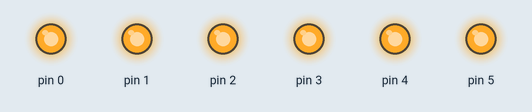
Bench run of a sketch on a simulated Arduino Uno, built with avr-gcc and run on an emulated ATmega328P. On the bench: output pins drawn as LEDs (lit = HIGH).

Above: at 0.5 s.
At 3.5 s:
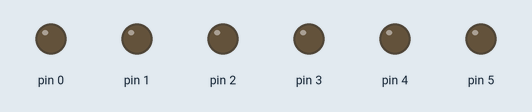
Timing chart, 0 to 4.6 s (numbered marks = the images above):
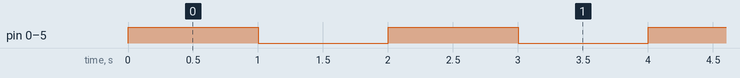

Measured:
- by itself, pin 0–5: alternates HIGH for 1.0 s and LOW for 1.0 s

The sketch:

Blink_todas_portas.ino
```cpp
void setup() {
  // put your setup code here, to run once:
  pinMode(0, OUTPUT);
  pinMode(1, OUTPUT);
  pinMode(2, OUTPUT);
  pinMode(3, OUTPUT);
  pinMode(4, OUTPUT);
  pinMode(5, OUTPUT);
}

void loop() {
  // put your main code here, to run repeatedly:
  digitalWrite(0, !digitalRead(0));
  digitalWrite(1, !digitalRead(1));
  digitalWrite(2, !digitalRead(2));
  digitalWrite(3, !digitalRead(3));
  digitalWrite(4, !digitalRead(4));
  digitalWrite(5, !digitalRead(5));
  delay(1000);
}
```
